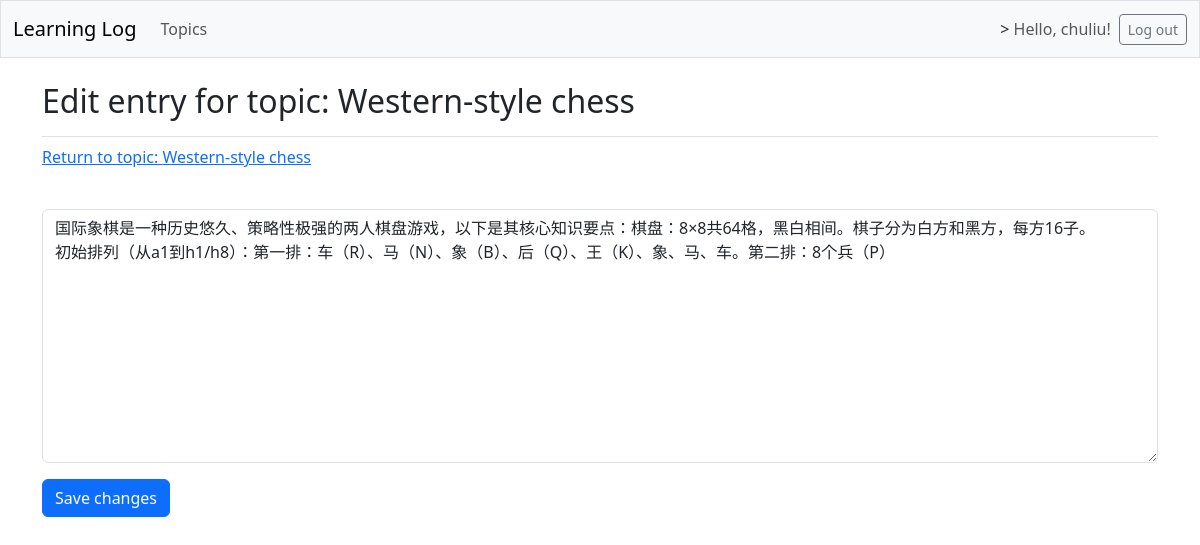
/edit_entry/1/ (signed in), run on the app's committed database.
### learning_logs/models.py (models this page shows, shortened)
class Topic(models.Model):
    text = models.CharField(max_length=200)
    create_date = models.DateTimeField(auto_now_add=True)
    owner = models.ForeignKey(User, on_delete=models.CASCADE)

class Entry(models.Model):
    topic = models.ForeignKey(Topic, on_delete=models.CASCADE)
    text = models.TextField()
    create_date = models.DateTimeField(auto_now_add=True)
    class Meta:
        verbose_name_plural = 'entries'

### learning_logs/views.py (the view)
# urls.py: path('edit_entry/<int:entry_id>/', views.edit_entry, name='edit_entry'),
@login_required
def edit_entry(request, entry_id):
	entry = Entry.objects.get(id=entry_id)
	topic = entry.topic
	check_topic_owner(topic,request.user)
	if request.method != 'POST':
		form = EntryForm(instance=entry)
	else:
		form = EntryForm(instance=entry, data=request.POST)
		if form.is_valid():
			form.save()
			return redirect('learning_logs:topic', topic_id=topic.id)
	context = {'entry': entry, 'topic': topic, 'form': form}
	return render(request, 'learning_logs/edit_entry.html', context)

### learning_logs/forms.py
class EntryForm(forms.ModelForm):
	class Meta:
		model = Entry
		fields = ['text']
		labels = {'text': ''}
		widgets = {'text': forms.Textarea(attrs={'cols':80})}

### learning_logs/utils.py (called while the page is built)
def check_topic_owner(topic, user):
	if topic.owner != user:
		raise Http404("You do not have permission to access this topic.")

### learning_logs/templates/learning_logs/edit_entry.html (shortened to what this page needs)
{% extends "learning_logs/base.html" %}
{% load django_bootstrap5 %}
{% block page_header %}
<h2>Edit entry for topic: {{topic.text}}</h2>
{% endblock page_header %}
{% block content %}
<p><a href="{% url 'learning_logs:topic' topic.id %}">Return to topic: {{topic.text}}</a></p>
<form action="{% url 'learning_logs:edit_entry' entry.id %}" method="post">
	{% bootstrap_form form %}
	{% bootstrap_button button_type="submit" content="Save changes" %}
</form>
{% endblock content%}

### learning_logs/templates/learning_logs/base.html (shortened to what this page needs)
<!DOCTYPE html>
<html lang="en">
<head>
	{% load django_bootstrap5 %}
	{% bootstrap_css %}
</head>
<body>
	<nav class="navbar navbar-expand-md navbar-light bg-light mb-4 border">
		<div class="container-fluid">
			<a class="navbar-brand" href="{% url 'learning_logs:index' %}">Learning Log</a>
			<div class="collapse navbar-collapse" id="navbarCollapse">
				<ul class="navbar-nav me-auto mb-2 mb-md-0">
					<li class="nav-item">
						<a class="nav-link" href="{% url 'learning_logs:topics' %}">Topics</a>
					</li>
				</ul>
				<ul class="navbar-nav ms-auto mb-2 mb-md-0">
					{% if user.is_authenticated %}
					<li class="nav-item">
						>
						<span class="navbar-text me-2">Hello, {{ user.username }}!</span>
					</li>
					{% endif %}
				</ul>
				{% if user.is_authenticated %}
				<form action="{% url 'accounts:logout' %}" method="post">
					<button class="btn btn-outline-secondary btn-sm" name="submit">Log out</button>
				</form>
				{% endif %}
			</div>
		</div>
	</nav>
	<main class="container">
		<div class="pb-2 mb-2 border-bottom">
			{% block page_header %}{% endblock page_header%}
		</div>
		<div>
			{% block content %}{% endblock content%}
		</div>
	</main>
</body>
</html>

### data on the page
Topic: text "Western-style chess"
Entry: text "国际象棋是一种历史悠久、策略性极强的两人棋盘游戏，以下是其核心知识要点：棋盘：8×8共64格，黑白相间。棋子分为白方和黑方，每方16子。 初始排列（从a1到h1/h8）：第一排：车（R）、马（N）、象（B）、后（Q）、王（K）、象、马、车。第二排：8个兵（P）"

### other printed values
{{ user.username }} "chuliu"
